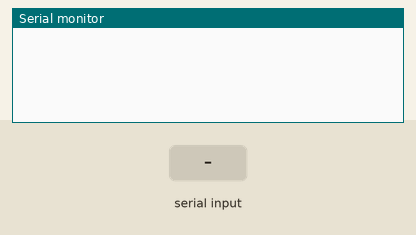
This sketch was run on a simulated Arduino Uno, built with avr-gcc and run on an emulated ATmega328P. Shown: the last lines printed to the serial monitor. Inputs (shaded band) come from the test bench.

Above: at 1.2 s.
1.3 s: "90,45\n" received over Serial
At 2.5 s:
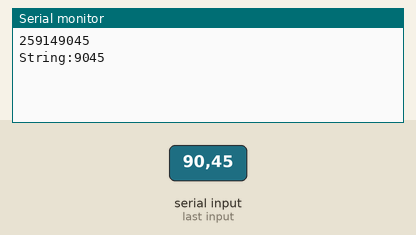
2.8 s: "30,150\n" received over Serial
At 3.8 s:
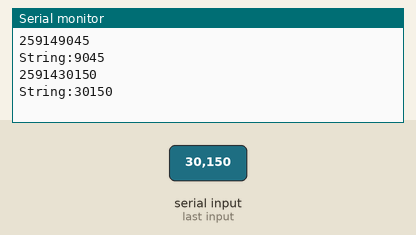

The sketch:

StringToInt.ino
```cpp
String inString = "";

void setup() {
  Serial.begin(9600);
  while (!Serial) {
    ; // wait for serial port to connect
  }

  Serial.println();
}

void loop() {
  while (Serial.available() > 0) {
    int inChar = Serial.read();
    if (isDigit(inChar)) {
      inString += (char)inChar;
    }

    if (inChar == '\n') {
      Serial.print('Value:');
      Serial.println(inString.toInt());
      Serial.print("String:");
      Serial.println(inString);
      // clear the string for new input
      inString = "";
    }
  }
}
```

Measured:
- after the input at 1.3 s, the serial monitor: prints a new line at once (image 1)
- after the input at 2.8 s, the serial monitor: prints a new line at once (image 2)
